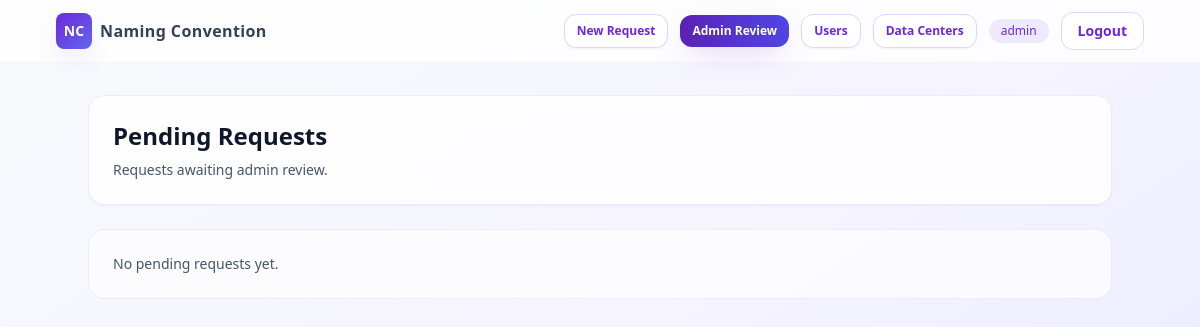
/requests/admin/ (signed in), run on an earlier commit of the app's database.
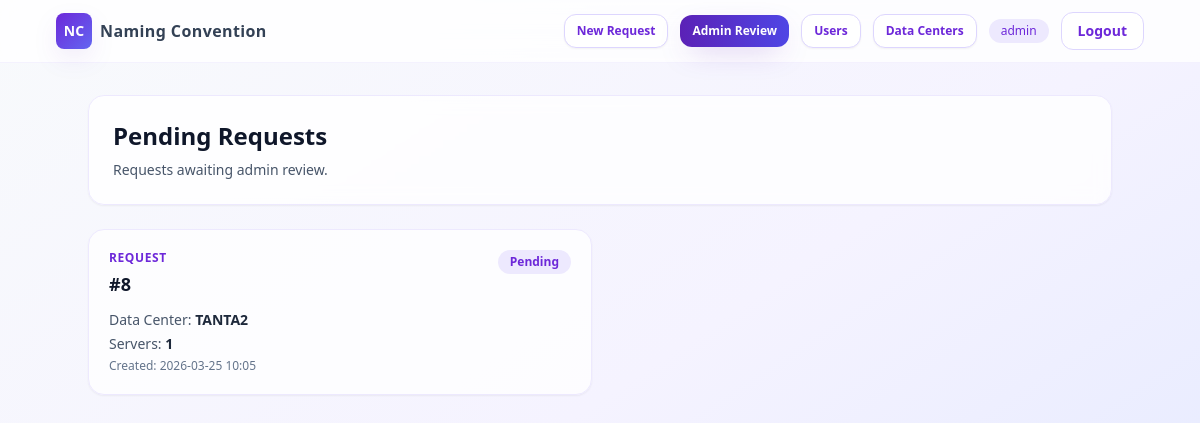
And on a later commit of the database.
### naming/models.py (models this page shows, shortened)
class NamingRequest(models.Model):
    class Status(models.TextChoices):
        DRAFT = "DRAFT", "Draft"
        PENDING = "PENDING", "Pending"
        APPROVED = "APPROVED", "Approved"
        REJECTED = "REJECTED", "Rejected"
    created_by = models.ForeignKey(
        settings.AUTH_USER_MODEL,
        on_delete=models.PROTECT,
        related_name="naming_requests",
    )
    data_center = models.ForeignKey(
        DataCenter,
        on_delete=models.PROTECT,
        related_name="naming_requests",
    )
    status = models.CharField(
        max_length=16,
        choices=Status.choices,
        default=Status.DRAFT,
        db_index=True,
    )
    step1_completed = models.BooleanField(default=False)
    step2_completed = models.BooleanField(default=False)
    step3_completed = models.BooleanField(default=False)
    step4_completed = models.BooleanField(default=False)
    requested_server_count = models.PositiveIntegerField(
        null=True,
        blank=True,
        validators=[MinValueValidator(1)],
    )
    submitted_at = models.DateTimeField(null=True, blank=True)
    approved_at = models.DateTimeField(null=True, blank=True)
    finalized_by_admin_at = models.DateTimeField(null=True, blank=True)
    rejected_snapshot_json = models.JSONField(null=True, blank=True)
    created_at = models.DateTimeField(auto_now_add=True)
    updated_at = models.DateTimeField(auto_now=True)
    class Meta:
        ordering = ["-created_at"]

class DataCenter(models.Model):
    start_name = models.CharField(max_length=64, unique=True)
    end_name = models.CharField(max_length=64)
    count_of_servers = models.PositiveIntegerField()
    start_numbers = models.PositiveIntegerField()
    end_numbers = models.PositiveIntegerField()
    is_active = models.BooleanField(default=True)
    created_at = models.DateTimeField(auto_now_add=True)
    updated_at = models.DateTimeField(auto_now=True)
    class Meta:
        ordering = ["start_name"]

### naming/views.py (the view)
# urls.py: path("admin/", AdminNamingRequestListView.as_view(), name="admin_naming_request_list"),
class AdminNamingRequestListView(LoginRequiredMixin, StaffRequiredMixin, View):
    template_name = "naming/admin/request_list.html"
    def get(self, request: HttpRequest) -> HttpResponse:
        pending = NamingRequest.objects.filter(status=NamingRequest.Status.PENDING).order_by("-created_at")
        return render(request, self.template_name, {"pending_requests": pending})

### naming/views.py (called while the page is built)
    def test_func(self) -> bool:
        return bool(self.request.user and self.request.user.is_staff)

### naming/templates/naming/admin/request_list.html (shortened to what this page needs)
{% extends "base.html" %}
{% block content %}
<div class="mx-auto max-w-5xl">
  <div class="mb-6 rounded-2xl border border-violet-100 bg-white/80 p-6 shadow-sm backdrop-blur">
    <h1 class="text-2xl font-bold text-slate-900">Pending Requests</h1>
    <p class="mt-2 text-sm text-slate-600">Requests awaiting admin review.</p>
  </div>
  <div class="grid gap-4 sm:grid-cols-2">
    {% for req in pending_requests %}
      <a href="{% url 'admin_naming_request_detail' pk=req.pk %}"
         class="group rounded-2xl border border-violet-100 bg-white/80 p-5 shadow-sm transition duration-200 hover:-translate-y-0.5 hover:shadow-soft">
        <div class="flex items-start justify-between gap-3">
          <div>
            <div class="text-xs font-semibold uppercase tracking-wider text-violet-700">Request</div>
            <div class="mt-1 text-lg font-bold text-slate-900">#{{ req.pk }}</div>
          </div>
          <div class="rounded-full bg-violet-100 px-3 py-1 text-xs font-semibold text-violet-700">Pending</div>
        </div>
        <div class="mt-3 text-sm text-slate-600">
          Data Center: <span class="font-semibold text-slate-800">{{ req.data_center.start_name }}</span>
        </div>
        <div class="mt-1 text-sm text-slate-600">
          Servers: <span class="font-semibold text-slate-800">{{ req.server_allocations.count }}</span>
        </div>
        <div class="mt-1 text-xs text-slate-500">Created: {{ req.created_at|date:"Y-m-d H:i" }}</div>
      </a>
    {% empty %}
      <div class="sm:col-span-2 rounded-2xl border border-violet-100 bg-white/70 p-6 text-sm text-slate-600">
        No pending requests yet.
      </div>
    {% endfor %}
  </div>
</div>
{% endblock %}

What changed in the data, as far as the page shows it:
added NamingRequest: pk "8", data_center.start_name "TANTA2", server_allocations.count "1", created_at "2026-03-25 10:05"
Also different on the page:
text no longer shown: "No pending requests yet."
